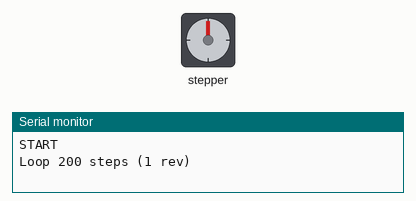
Simulated run of this sketch. Board: Arduino Uno, built with avr-gcc and run on an emulated ATmega328P. Parts: stepper motor, the last lines printed to the serial monitor. Wiring (inferred from the names in the program): stepper motor driver (200 steps per turn assumed): step pin 8; direction pin 9.

Above: at 0.06 s.
At 9.95 s:
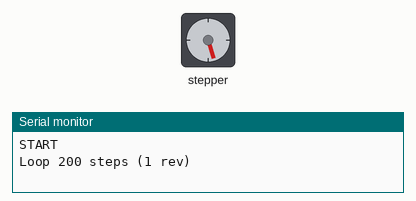
At 19.96 s:
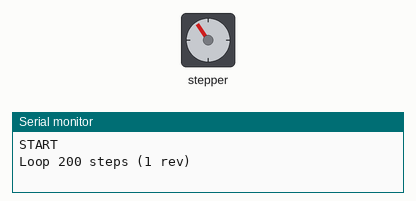
At 39.87 s:
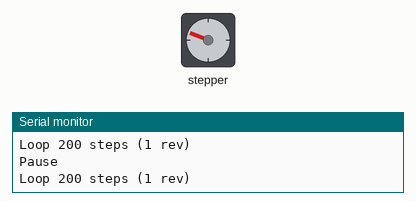
Timing chart, 0 to 40.0 s (numbered marks = the images above):
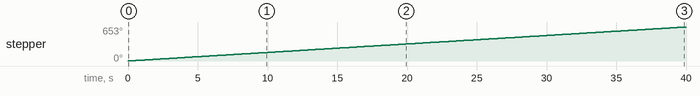

Measured:
- by itself, stepper: keeps turning clockwise at about 16°/s

The sketch:

stepper-testing.ino
```cpp
#include <Arduino.h>
#include <Servo.h>
#include <Stepper.h>

#define BAUD 9600
#define STEPS 200

#define STEP_PIN 8
#define DIR_PIN 9
#define ENABLE_PIN 8

enum MachineStatus {ON, WORKING};

MachineStatus machineStatus = ON;

// initialize the stepper library on pins 8 through 11:
//Stepper myStepper(STEPS, 8, 9, 10, 11);
int x;
int stepCount = 0;  // number of steps the motor has taken
int angle;
int endPoint = 0;

void setup() {
  Serial.begin(BAUD);           // set up Serial library at 9600 bps

  pinMode(ENABLE_PIN,OUTPUT); // Enable
  pinMode(STEP_PIN,OUTPUT); // Step
  pinMode(DIR_PIN,OUTPUT); // Dir
  //digitalWrite(ENABLE_PIN,LOW); // Set Enable low
  Serial.println("START");
}


void loop(){
  //digitalWrite(ENABLE_PIN,LOW); // Set Enable low
  digitalWrite(DIR_PIN,HIGH); // Set Dir high
  Serial.println("Loop 200 steps (1 rev)");
  for(x = 0; x < 200; x++) // Loop 200 times
  {
    digitalWrite(STEP_PIN,HIGH); // Output high
    delay(10); // Wait
    digitalWrite(STEP_PIN,LOW); // Output low
    delay(100); // Wait
  }
  Serial.println("Pause");
  delay(100); // pause one second
}
```
